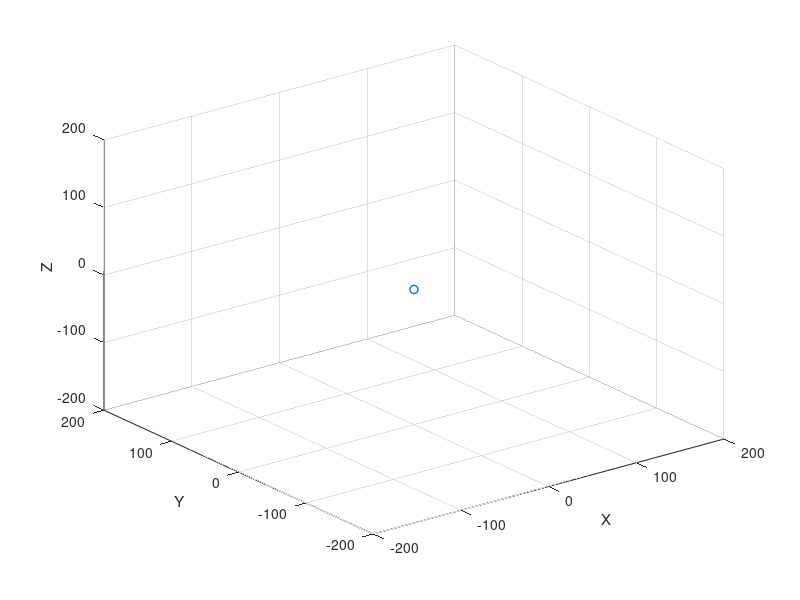

Write MATLAB code to recreate this figure. (Note: this script raises an error after producing the figure.)
% Indicate the index of the leg
FL = 1;
FR = 2;
BL = 3;
BR = 4;

%TESTING for body ik
%setCanvas(100);
scatter3(0,0,0,'wo','linewidth',1);
xlim([-200, 200]);
ylim([-200, 200]);
zlim([-200, 200]);
xlabel('X');
ylabel('Y');
zlabel('Z');
hold on;


omega = pi/4; %roll
phi = 0; %yaw
psi = 0; % pitch
x=0;
y=0;
z=0;
[T1, T2, T3, T4] = bodyIK(omega, phi, psi, x, y, z);

a = [0 0 0 1]';
A1 = T1*a;
A2 = T2*a;
A3 = T3*a;
A4 = T4*a;
A = [A1 A2 A3 A4]'

%original plot , reversed y-z coordinate
plot3([A(1,1), A(2,1), A(4,1), A(3,1), A(1,1)],[A(1,3), A(2,3), A(4,3), A(3,3), A(1,3)],[A(1,2), A(2,2), A(4,2), A(3,2), A(1,2)],'black','LineWidth',5)
% %self corrdinate plot
% %plot3([A(1,1), A(2,1), A(4,1), A(3,1), A(1,1)],[A(1,2), A(2,2), A(4,2), A(3,2), A(1,2)],[A(1,3), A(2,3), A(4,3), A(3,3), A(1,3)],'black','LineWidth',5)

% body forward kinematic solver
%parameters are body orientation and position for COM
%this function returns for homogenous transform matrix for four hip points
function [T1, T2, T3, T4] = bodyIK(omega, phi, psi, xm, ym, zm)
    L = 120;
    W = 90;
    Tx = [1 0 0 0;
        0 cos(omega) -sin(omega) 0;
        0 sin(omega) cos(omega) 0;
        0 0 0 1];
    Ty = [cos(phi) 0 sin(phi) 0;
        0 1 0 0;
        -sin(phi) 0 cos(phi) 0;
        0 0 0 1];
    Tz = [cos(psi) -sin(psi) 0 0;
        sin(psi) cos(psi) 0 0;
        0 0 1 0;
        0 0 0 1];

    Txyz = Tx*Ty*Tz;
    T = [0 0 0 xm;
        0 0 0 ym;
        0 0 0 zm;
        0 0 0 0];
    Tm = T + Txyz;
    % calculate each hip point homogenous transform matrix
%     r = [0 0 1;
%         0 1 0;
%         -1 0 0;
%         0 0 0];
    r = [1 0 0;
        0 1 0;
        0 0 1;
        0 0 0];
    p1 = [L/2; 0; W/2; 1];
    p2 = [L/2; 0; -W/2; 1];
    p3 = [-L/2; 0; W/2; 1];
    p4 = [-L/2; 0; -W/2; 1];

    T1 = Tm*[r p1];
    T2 = Tm*[r p2];
    T3 = Tm*[r p3];
    T4 = Tm*[r p4];
    
%     T1 = Tm*[0 0 1 L/2;
%         0 1 0 0;
%         -1 0 0 W/2;
%         0 0 0 1];
%     T2 = Tm*[0 0 1 L/2;
%         0 1 0 0;
%         -1 0 0 -W/2;
%         0 0 0 1];
%     T3 = Tm*[0 0 1 -L/2;
%         0 1 0 0;
%         -1 0 0 W/2;
%         0 0 0 1];
%     T4 = Tm*[0 0 1 -L/2;
%         0 1 0 0;
%         -1 0 0 -W/2;
%         0 0 0 1];
end
